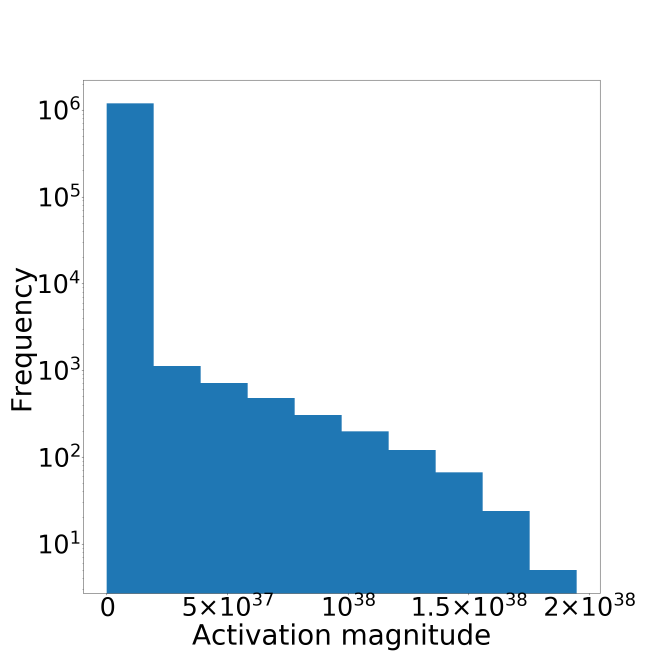
#> input picture histogram.png, 2000 x 2000 px, given as the content of the folder /nas/lhoang/data/evaluation/, which was not available (shown at 1/3 size)
$ python image_preprocess_2.py
#> lines starting #> are read from the running program, lines starting #| are printed output that depends on the picture; pictures that were not available may be replaced by others from this repository, and a replacement may not be noted
#import matplotlib.pyplot as plt
'''
	@ In this python code, the following are executed:
	@ Load the entire original images of evaluation dataset to a listdir
	@ Preprocess the original images to 224x224x3 RGB images
	@ Save new images to .hkl format files correspondingly

'''
import numpy as np
import scipy.io
import cv2
import os
import hickle as hkl

# Load the data

data_dir= '/nas/lhoang/data/evaluation/'# Path to original images
saved_dir='/nas/lhoang/data/hkl_file/'  # Path to saved hkl files
fn = os.listdir(data_dir) # load file names into a list

fns = [data_dir+ name for name in fn]# concatenate the directory path with the file names
									 # (i.e. /homes/lhoang/.../IMG0001.JPEG)
numpy = True

for i in range(len(fns)):
	if i%2000==0:
		print('%d/%d' % (i,len(fns))) # Print out (2000/500000)
	name = fn[i].replace('.JPEG','')+'.hkl' # Remove the .JPEG extension and concatenate with .hkl extension
											# (i.e., IMG0001.JPEG -> IMG0001.hkl)
	name = saved_dir+name 				     # Concatenate the saved directory with the hkl file
	img = cv2.imread(fns[i])
#> img is the input picture: shape (2000, 2000, 3); mean B, G, R 236.8, 225, 207.9
	#print img.shape
	height, width, channels = img.shape     # Take the size of height, width and channles of an image
#> height = 2000; width = 2000; channels = 3
	new_height = int((height*256)/min(img.shape[:2])) # Resize the image to 256x256
#> new_height = 256
	new_width  = int((width*256)/min(img.shape[:2]))  # Method is CUBIC
#> new_width = 256
	img_new = cv2.resize(img, (new_width, new_height), interpolation=cv2.INTER_CUBIC).astype(np.float32)
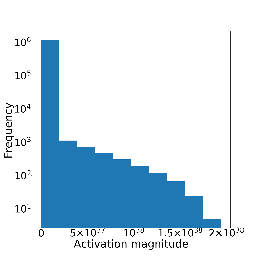
#> img_new: shape (256, 256, 3) float32; mean B, G, R 236.7, 224.9, 207.9
	#cropping
	height, width, channels = img_new.shape
#> height = 256; width = 256
	start_height  = int((height-224)/2)
#> start_height = 16
	start_width   = int((width-224)/2)
#> start_width = 16
	img = img_new[start_height:start_height+224,start_width:start_width+224]
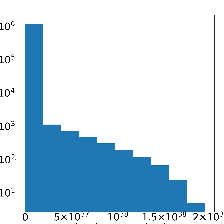
#> img: shape (224, 224, 3) float32; mean B, G, R 233, 217.6, 195.3
	img[:,:,0] -= 103.939
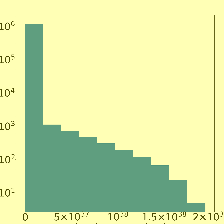
#> img: shape (224, 224, 3) float32; mean B, G, R 129, 217.6, 195.3; drawn with min black and max white
	img[:,:,1] -= 116.779
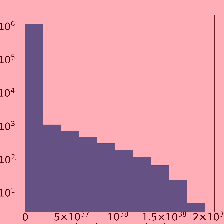
#> img: shape (224, 224, 3) float32; mean B, G, R 129, 100.8, 195.3; drawn with min black and max white
	img[:,:,2] -= 123.68
	img			= img.transpose((2,0,1))
	# new image has the shape of (224,224,3)
	img = np.expand_dims(img, axis =0) # now the shape of the image is (1,224,224,3)
	#img = np.swapaxes(img, 1,2)
	#img = np.swapaxes(img, 1,3) # swap the axes to new shape (1,3,224,224)
								# This is neccesary to leverage the existing code in
								# Ares simulator. We will take other approaches if needed
	hkl.dump(img, name, mode = 'w' ) # Save the new image to a .hkl name
#> (this line was passed over: hickle is not available in this run)


	# [4 lines of commented-out code are left out]
